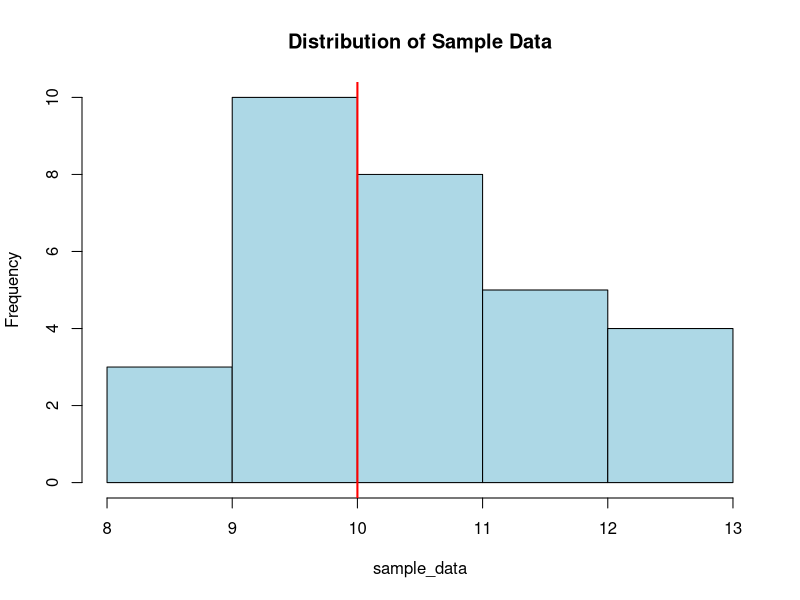
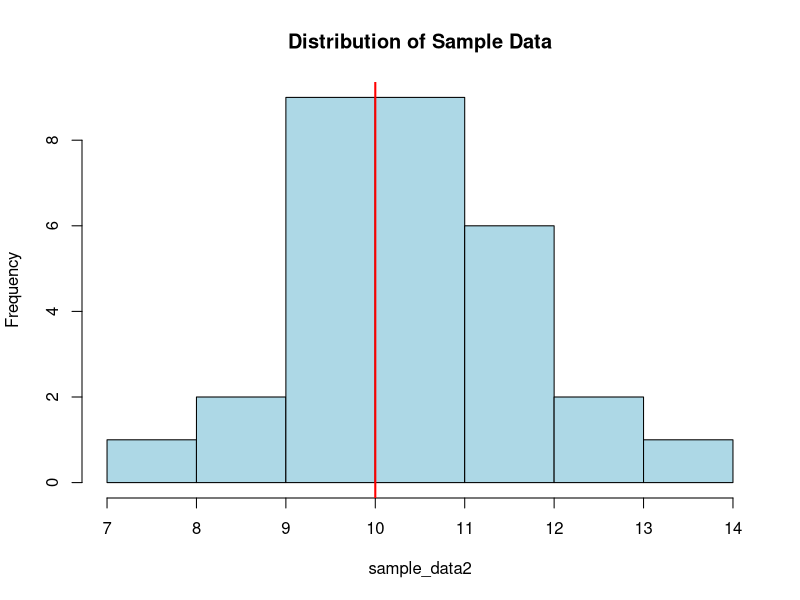

These figures' R source, in order:
## ---- chunk 1
data<-c(9.5,10.2,11.1,9.8,9.7,10.6,9.2,11.4,10.3)
## ---- chunk 2
print(data)
## ---- chunk 3
t_test<-t.test(data,mu=10)
## ---- chunk 4
print(t_test)
## ---- chunk 5
set.seed(123)
sample_data <- rnorm(30, mean = 10.5, sd = 1.2)
sample_data2 <- rnorm(30, mean = 10.1, sd = 1.5)  # Small deviation from μ=10
## ---- chunk 6
print(sample_data)
## ---- chunk 7
hist(sample_data, main = "Distribution of Sample Data", col = "lightblue")
abline(v = 10, col = "red", lwd = 2)
## ---- chunk 8
test_result <- t.test(sample_data, mu = 10, conf.level = 0.95)
## ---- chunk 9
cat("One Sample t-test\n\n")
cat("Sample Data:", round(sample_data, 2), "\n")
cat("Sample Mean:", mean(sample_data), "\n")
cat("\nTest Results:\n")
print(test_result)
## ---- chunk 10
if(test_result$p.value < 0.05) {
  cat("\nConclusion: Reject null hypothesis - the mean is significantly different from 10 (p =",
      round(test_result$p.value, 4), ")")
} else {
  cat("\nConclusion: Fail to reject null hypothesis - no significant difference from 10 (p =",
      round(test_result$p.value, 4), ")")
}
## ---- chunk 11
print(sample_data2)
## ---- chunk 12
hist(sample_data2, main = "Distribution of Sample Data", col = "lightblue")
abline(v = 10, col = "red", lwd = 2)
## ---- chunk 13
test_result2 <- t.test(sample_data2, mu = 10, conf.level = 0.95)
## ---- chunk 14
cat("One Sample t-test\n\n")
cat("Sample Data:", round(sample_data2, 2), "\n")
cat("Sample Mean:", mean(sample_data2), "\n")
cat("\nTest Results:\n")
print(test_result2)
## ---- chunk 15
if(test_result2$p.value < 0.05) {
  cat("\nConclusion: Reject null hypothesis - the mean is significantly different from 10 (p =",
      round(test_result2$p.value, 4), ")")
} else {
  cat("\nConclusion: Fail to reject null hypothesis - no significant difference from 10 (p =",
      round(test_result2$p.value, 4), ")")
}
